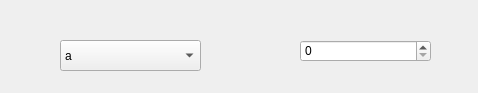
<?xml version="1.0" encoding="UTF-8"?>
<ui version="4.0">
 <class>Optics_Dialog</class>
 <widget class="QDialog" name="Optics_Dialog">
  <property name="enabled">
   <bool>true</bool>
  </property>
  <property name="geometry">
   <rect>
    <x>0</x>
    <y>0</y>
    <width>478</width>
    <height>93</height>
   </rect>
  </property>
  <property name="windowTitle">
   <string>Dialog</string>
  </property>
  <widget class="QComboBox" name="comboBox">
   <property name="geometry">
    <rect>
     <x>60</x>
     <y>40</y>
     <width>141</width>
     <height>31</height>
    </rect>
   </property>
   <item>
    <property name="text">
     <string>a</string>
    </property>
   </item>
   <item>
    <property name="text">
     <string>b</string>
    </property>
   </item>
   <item>
    <property name="text">
     <string>c</string>
    </property>
   </item>
   <item>
    <property name="text">
     <string>d</string>
    </property>
   </item>
  </widget>
  <widget class="QSpinBox" name="spinBox">
   <property name="geometry">
    <rect>
     <x>300</x>
     <y>40</y>
     <width>131</width>
     <height>22</height>
    </rect>
   </property>
  </widget>
 </widget>
 <resources/>
 <connections/>
</ui>
